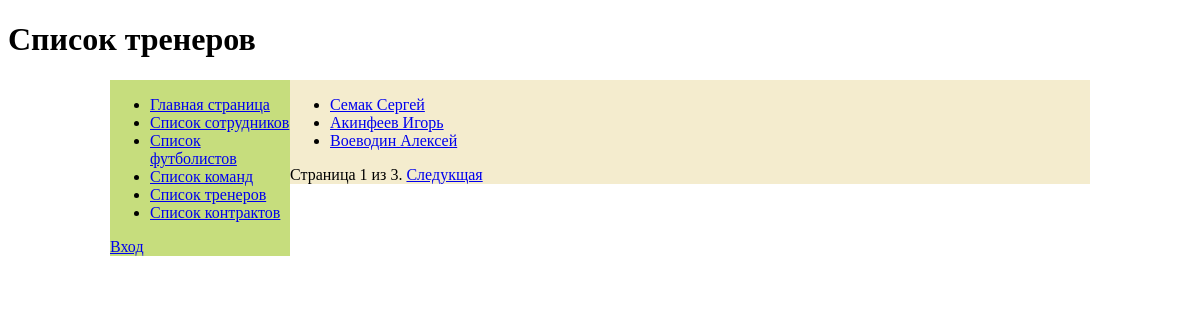
The app's page /coach/ with its own data.
### barsa_app/models.py (models this page shows, shortened)
class Coach(models.Model):
    name = models.CharField(max_length=50)
    phone = models.CharField(max_length=11)
    age = models.IntegerField()
    date_birth = models.DateField()
    contract = models.ForeignKey(Contract, on_delete=models.SET_NULL, null=True)
    def get_absolute_url(self):
        return reverse('coach-detail', args=[str(self.id)])

### barsa_app/views.py (the view)
# urls.py: re_path(r'^coach/$', views.CoachListViev.as_view(), name='coach'),
class CoachListViev(generic.ListView):
    model = Coach
    paginate_by = 3

### templates/barsa_app/coach_list.html (shortened to what this page needs)
{% extends 'base.html' %}
{% block header %} Список тренеров {% endblock header %}
{% block content %}
    {% if coach_list %}
        <ul>
        {% for coach in coach_list %}
            <li>
                <a href="{{ coach.get_absolute_url }}">
                        {{ coach.name }}</a>
            </li>
        {% endfor %}
        </ul>
    {% else %}
        <h3>В базе данных нет тренеров</h3>
    {% endif %}
{% endblock content %}

### records on screen
Coach: name "Семак Сергей"
Coach: name "Акинфеев Игорь"
Coach: name "Воеводин Алексей"

### other values on screen
{{ page_obj.number }} "1"
{{ page_obj.paginator.num_pages }} "3"
